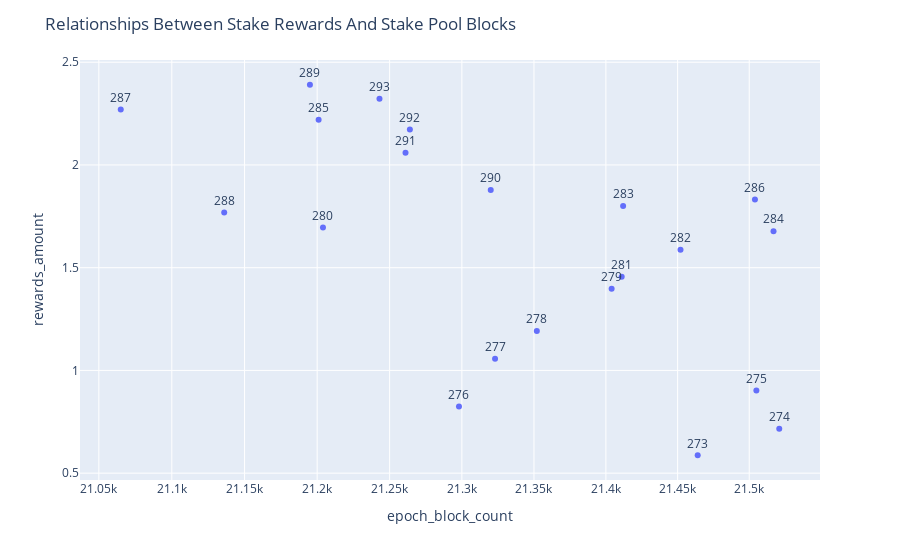

Notebook code cell kept with this figure:
### Code cell
chart_relationships(stake_rewards_info,
                    x='epoch_block_count',
                    y='rewards_amount',
                    label_text='epoch',
                    title_text='Relationships Between Stake Rewards And Stake Pool Blocks')

### Figure 1 — Plotly figure (JSON) as saved in the notebook; plotly's stock layout.template omitted (floating-point values rounded to 4 significant figures)
{"data": [{"hovertemplate": "epoch_block_count=%{x}<br>rewards_amount=%{y}<br>epoch=%{text}<extra></extra>", "legendgroup": "", "marker": {"color": "#636efa", "symbol": "circle"}, "mode": "markers+text", "name": "", "orientation": "v", "showlegend": false, "text": [273, 274, 275, 276, 277, 278, 279, 280, 281, 282, 283, 284, 285, 286, 287, 288, 289, 290, 291, 292, 293], "textposition": "top center", "type": "scatter", "x": [21464, 21521, 21505, 21298, 21323, 21352, 21404, 21204, 21411, 21452, 21412, 21517, 21201, 21504, 21065, 21136, 21195, 21320, 21261, 21264, 21243], "xaxis": "x", "y": [0.5872, 0.7159, 0.9022, 0.8247, 1.057, 1.192, 1.397, 1.696, 1.456, 1.588, 1.801, 1.678, 2.22, 1.832, 2.27, 1.769, 2.39, 1.878, 2.06, 2.173, 2.322], "yaxis": "y"}], "layout": {"autosize": true, "legend": {"tracegroupgap": 0}, "margin": {"t": 60}, "title": {"text": "Relationships Between Stake Rewards And Stake Pool Blocks"}, "xaxis": {"anchor": "y", "autorange": true, "domain": [0, 1], "range": [4.323, 4.333], "title": {"text": "epoch_block_count"}, "type": "log"}, "yaxis": {"anchor": "x", "autorange": true, "domain": [0, 1], "range": [0.4742, 2.503], "title": {"text": "rewards_amount"}, "type": "linear"}}}
